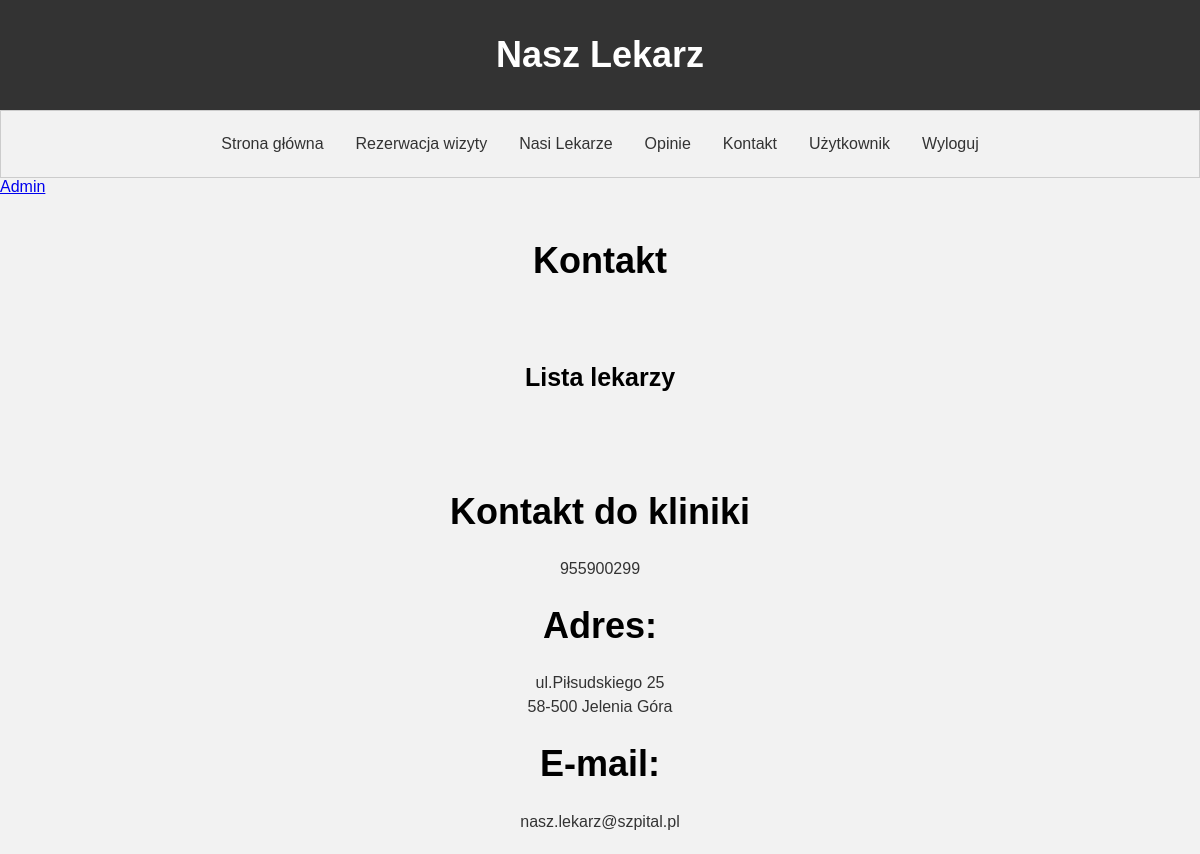
Page /kontakt.php (signed in) on the earlier database version.
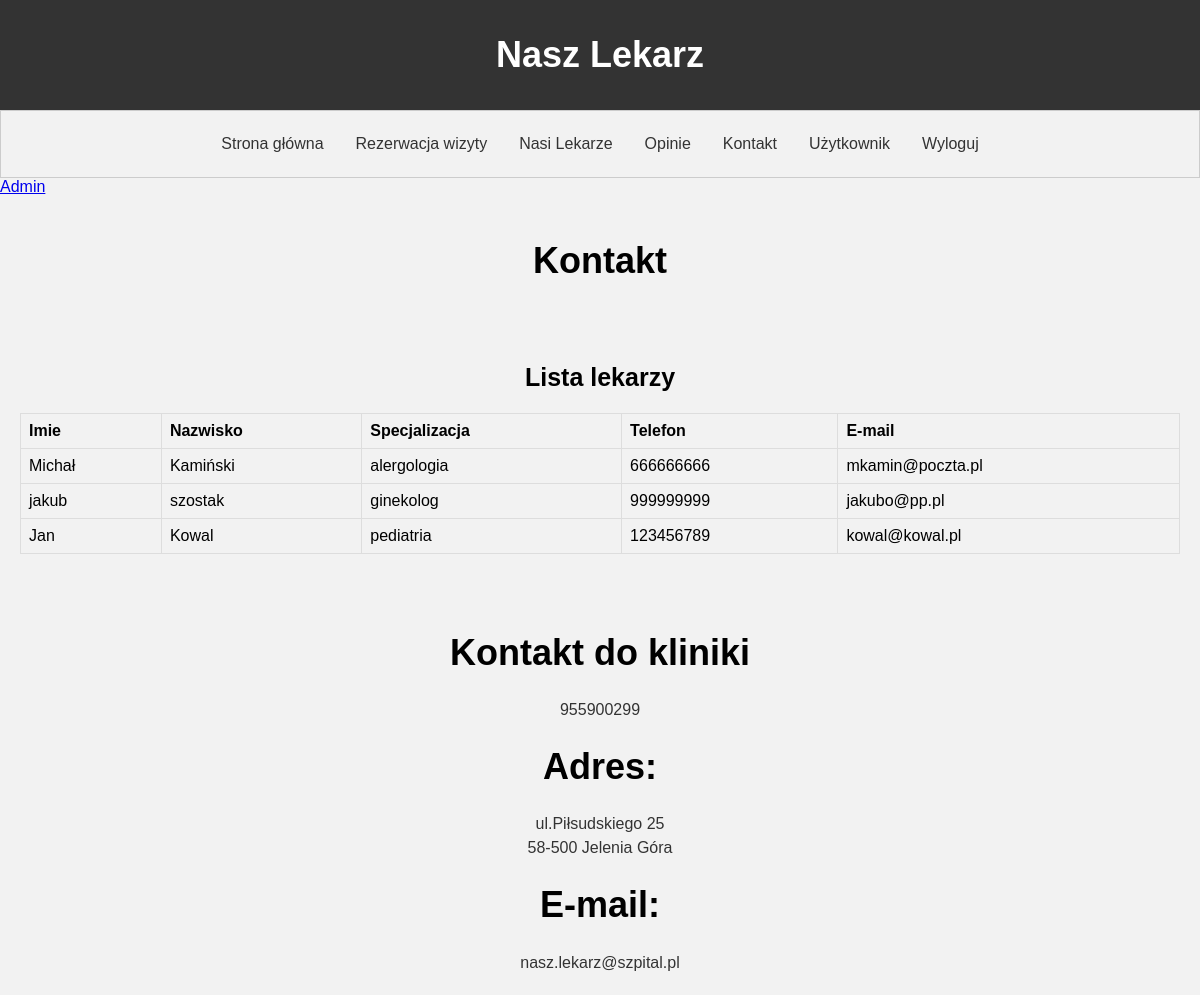
Same page on the later database version.
### tables this page shows
CREATE TABLE `user` (
  `id` int(11) NOT NULL,
  `login` varchar(255) NOT NULL,
  `pass` varchar(255) NOT NULL,
  `email` varchar(255) NOT NULL,
  `typ` tinyint(1) NOT NULL
);

CREATE TABLE `lekarze` (
  `id` int(11) NOT NULL,
  `imie` varchar(30) NOT NULL,
  `nazwisko` varchar(30) NOT NULL,
  `specjalizacja` varchar(30) NOT NULL,
  `telefon` int(6) NOT NULL,
  `e-mail` varchar(30) NOT NULL
);

### kontakt.php (the view, shortened to what this page needs)
<!DOCTYPE html>
<html>
  <head>
    <link rel="stylesheet" type="text/css" href="style.css">
  </head>
  <body>
    <header>
      <h1>Nasz Lekarz</h1>
    </header>
    <nav>
      <ul>
        <li><a href="index.php">Strona główna</a></li>
        <li><a href="rezerwacje.php">Rezerwacja wizyty</a></li>
        <li><a href="NasiLekarze.php">Nasi Lekarze</a></li>
        <li><a href="opinie.php">Opinie</a></li>
        <li><a href="kontakt.php">Kontakt</a></li>
        <li><a href='user.php'>Użytkownik</a></li>
        <li><a href="wyloguj.php">Wyloguj</a></li>
      </ul>
    </nav>
    <?php
	include 'connect.php';
      if(isSet($_SESSION["login"])){
        $user = $_SESSION["login"];
      }
      else{
        echo '<script type="text/javascript">
              window.location = "login.html";
              </script>';
      }
    if(isSet($_SESSION["login"])){
      $query = mysqli_query($con,"SELECT * FROM user WHERE login=\"$user\"");
      if (mysqli_num_rows($query) > 0) {
          while($row = mysqli_fetch_assoc($query)) {
            if($row["typ"]==1){
              echo "<a href='admin.php'>Admin</a>";
            }
          }
        }
    }
    ?>
    <main>
      <h1>Kontakt </h1>
	  <br><br>
	  <h2>Lista lekarzy</h2>
      <?php
      include 'connect.php';
    	$query = mysqli_query($con, "SELECT * FROM lekarze");
        if (mysqli_num_rows($query) > 0) {
    	echo'<table>';
    	echo"<tr>";
    		echo"<th>Imie</th>";
    		echo"<th>Nazwisko</th>";
        echo"<th>Specjalizacja</th>";
        echo"<th>Telefon</th>";
        echo"<th>E-mail</th>";
    	echo"</tr>";
    	while($row = mysqli_fetch_assoc($query)) {
    		echo "<tr>";
    		echo "<td>" .  $row["imie"] . "</td>";
    		echo "<td>" .  $row["nazwisko"] . "</td>";
        echo "<td>" .  $row["specjalizacja"] . "</td>";
        echo "<td>" .  $row["telefon"] . "</td>";
        echo "<td>" .  $row["e-mail"] . "</td>";
    		echo "</tr>";
      }
    	echo"</table>";
    	 }
      ?>
      <br><br><br>
      <h1>Kontakt do kliniki</h1>
	  <p>955900299</p>
          <h1>Adres:</h1>
          <p>ul.Piłsudskiego 25</p>
	  <p>58-500 Jelenia Góra</p>
          <h1>E-mail:</h1>
          <p>nasz.lekarz@szpital.pl<p>
    </main>
  </body>
</html>

Differences in the rows shown:
added lekarze: imie "Michał", nazwisko "Kamiński", specjalizacja "alergologia", telefon "666666666", value "mkamin@poczta.pl"
added lekarze: imie "jakub", nazwisko "szostak", specjalizacja "ginekolog", telefon "999999999", value "jakubo@pp.pl"
added lekarze: imie "Jan", nazwisko "Kowal", specjalizacja "pediatria", telefon "123456789", value "kowal@kowal.pl"
Other differences:
text now shown: "Imie Nazwisko Specjalizacja Telefon E-mail"
